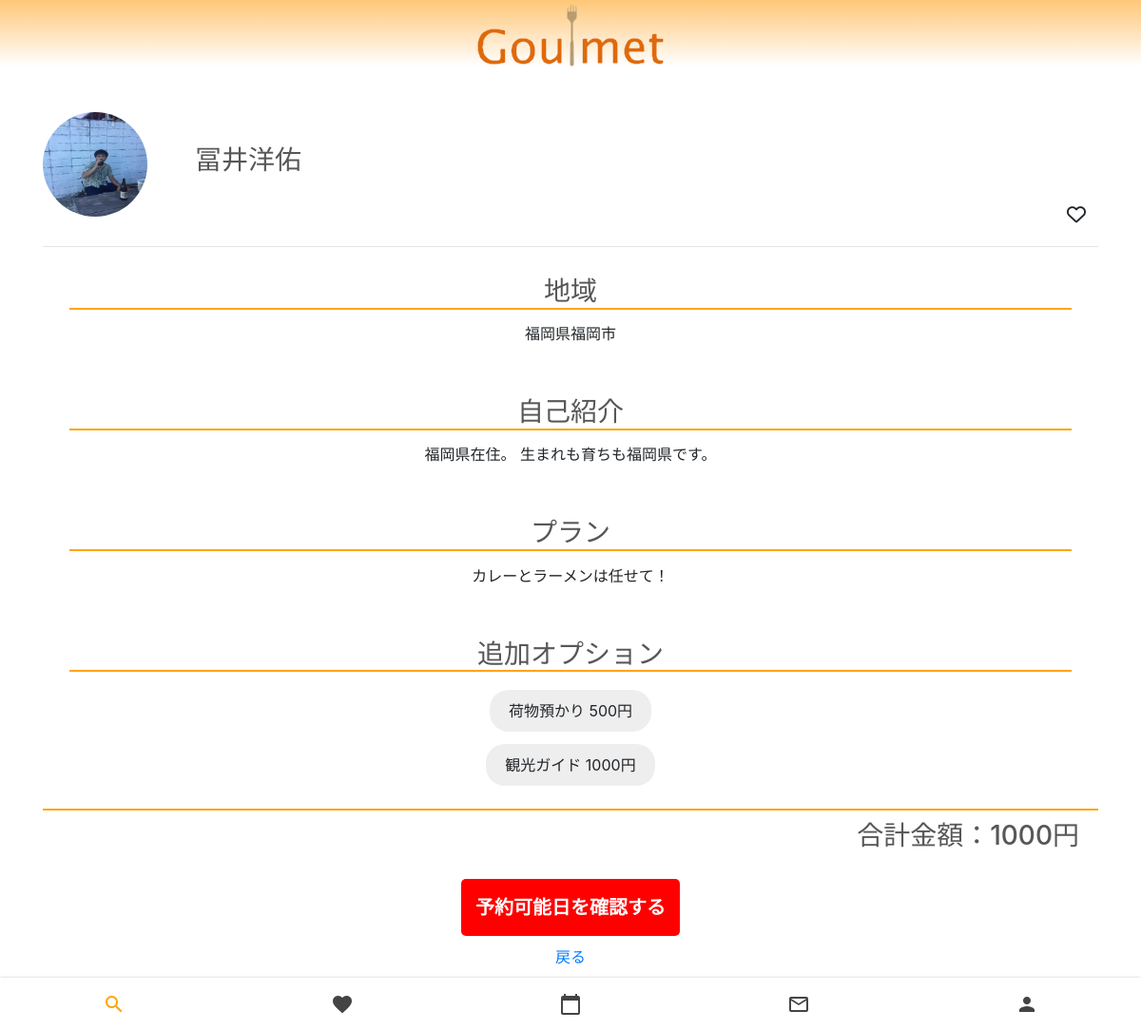
The app's page /search/goulmet_info/1 (signed in), older data.
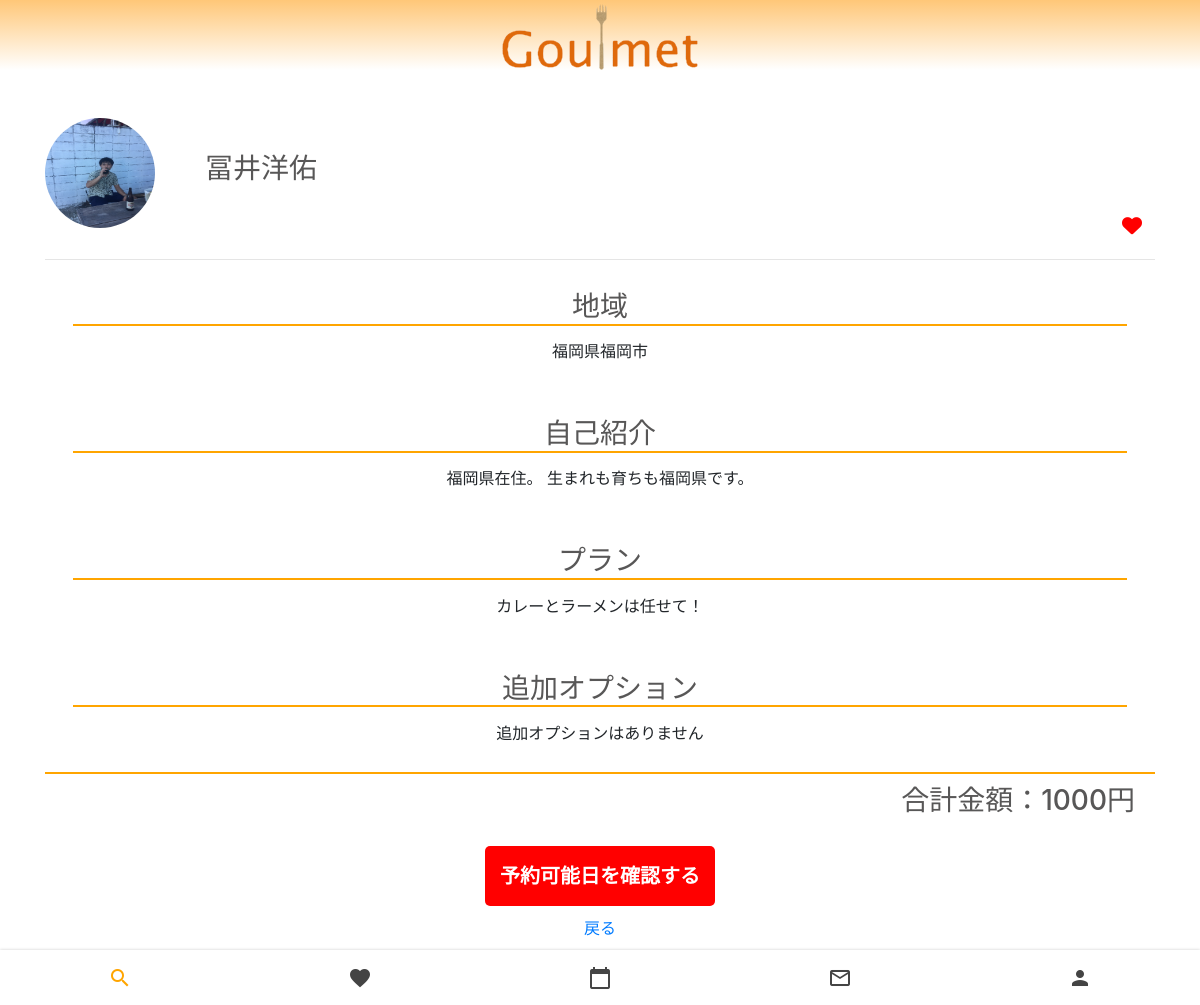
The same page, newer data.
### account/models.py (models this page shows, shortened)
class OptionModel(models.Model):
    option = models.CharField('オプション内容',max_length=100)
    price = models.IntegerField('追加料金')
    user_id = models.ForeignKey(CustomUser,on_delete=models.CASCADE)

### search_app/views.py (the view)
# urls.py: path('goulmet_info/<int:pk>', goulmet_info, name='goulmet_info'),
@login_required
def goulmet_info(request, pk):
    if 'options' in request.session:
        del request.session['options']
    if 'base_price' in request.session:
        del request.session['base_price']
    if 'goulmet_id' in request.session:
        del request.session['goulmet_id']
    if 'date' in request.session:
        del request.session['date']
    object = GoulmetModel.objects.get(pk=pk)
    customuser = object.user_id.pk
    object2 = OptionModel.objects.all().filter(user_id=customuser)
    liked = False
    if object.like.filter(id=request.user.id).exists():
       liked = True
    return render(request, 'search/goulmet_info.html', {'object': object,'object2': object2,'liked': liked})

### myuser/models.py (called while the page is built)
    def __str__(self):
        return self.username

### templates/search/goulmet_info.html (shortened to what this page needs)
{% extends 'base.html' %}
{% load static %}
{% block customcss %}
<link rel="stylesheet" href="{% static 'goulmet_info.css' %}">
{% endblock %}
{% block content %}
<head>
    <link rel="stylesheet" href="https://stackpath.bootstrapcdn.com/bootstrap/4.2.1/css/bootstrap.min.css">
</head>
<div class="container">
    <div class="mt-5">
        <div class="icon_name">
            {% if object.user_id.icon %}
                <img style="margin-right: 50px;" id="icon" src="{{object.user_id.icon.url}}" alt="" id="preview">
            {% else %}
                <img style="margin-right: 50px;" id="icon" src="{% static 'img/no_icon.png' %}" alt="" id="preview">
            {% endif %}
            <h3 style="color: rgb(88, 87, 87);">{{object.user_id}}</h3>
        </div>
        <div>
            {% include 'favorite/favorite.html' %}
        </div>
        <hr>
        <div class="box">
            <h3>地域</h3>
            <div class="inner">
              <p>{{object.area}}</p>
            </div>
        </div>
        <div class="box">
            <h3>自己紹介</h3>
            <div class="inner">
              <p>{{object.self_introduction}}</p>
            </div>
        </div>
        <div class="box">
            <h3>プラン</h3>
            <div class="inner">
              <p>{{object.plan}}</p>
            </div>
        </div>
        <div class="box">
            <h3>追加オプション</h3>
            <div class="inner">
                <form class="option_form" action="{% url 'reservation:session_save' %}" method="POST">{% csrf_token %}
                    {% if object2 %}
                    {% for item in object2 %}
                        <div style="margin: 5px;" name="options" class="btn2_wrap">
                            <label for="{{item.id}}">{{item.option}} {{item.price}}円</label>
                        </div>
                    {% endfor %}
                    {% else %}
                        <p>追加オプションはありません</p>
                    {% endif %}
            </div>
        </div>
                    <div class="base_price">
                        <h3>合計金額：<span id="total">{{object.base_price}}</span>円</h3>
                    </div>
                    <div class="reservation">
                        <input style="border-radius: 5px;" type="submit" value="予約可能日を確認する">
                    </div>
        <div style="text-align: center;">
            <a href="{% url 'search_app:search_form' %}">戻る</a>
        </div>
    </div>
</div>
<nav class="nav">
    <a style="text-decoration: none;" href="{% url 'search_app:search_form' %}" id="1" class="nav__link nav__link--active">
        <i class="material-icons nav__icon">search</i>
    </a>
    <a style="text-decoration: none;" href="{% url 'favorite:favorite_list' %}" id="2" class="nav__link">
        <i class="material-icons nav__icon">favorite</i>
    </a>
    <a style="text-decoration: none;" href="{% url 'reservation:reservation_confirm' %}" id="3" class="nav__link">
        <i class="material-icons nav__icon">calendar_today</i>
    </a>
    <a style="text-decoration: none;" href="#" id="4" class="nav__link">
        <i class="material-icons nav__icon">mail_outline</i>
    </a>
    <a style="text-decoration: none;" href="{% url 'account:user_update' %}" id="5" class="nav__link">
        <i class="material-icons nav__icon">person</i>
    </a>
</nav>
{% endblock %}

Row changes from the older to the newer data that the page shows:
removed OptionModel: option "荷物預かり", price "500"
removed OptionModel: option "観光ガイド", price "1000"
Text that changed along with them:
text now shown: "追加オプションはありません"
